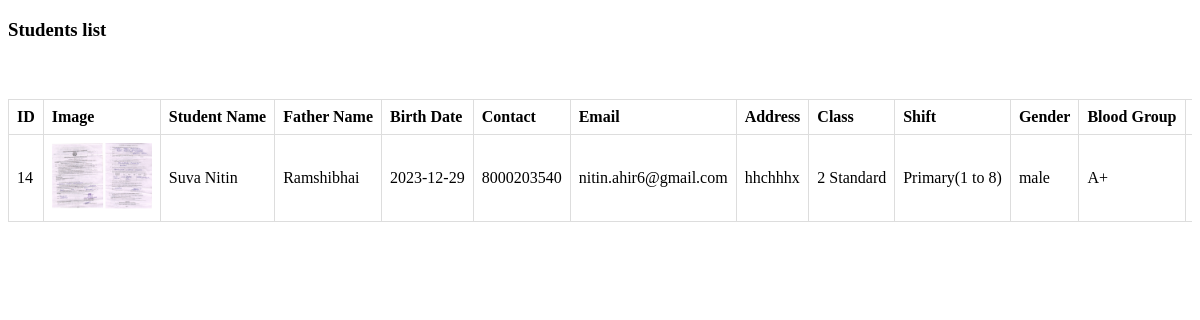
The page /get_student_info.php?email=nitin.ahir6@gmail.com on the database its author committed.
### tables this page shows
CREATE TABLE `student` (
  `id` int(11) NOT NULL,
  `sname` varchar(200) NOT NULL,
  `gname` varchar(200) NOT NULL,
  `birth_data` varchar(15) NOT NULL,
  `contact` varchar(50) NOT NULL,
  `email` varchar(100) NOT NULL,
  `address` varchar(2000) NOT NULL,
  `class` varchar(40) NOT NULL,
  `shift` varchar(250) NOT NULL,
  `gender` varchar(10) NOT NULL,
  `blgroup` varchar(5) NOT NULL,
  `District` varchar(20) NOT NULL,
  `State` varchar(20) NOT NULL,
  `Pincode` varchar(10) NOT NULL,
  `Caste` varchar(11) NOT NULL,
  `photo_path` varchar(255) NOT NULL,
  `document_path` varchar(255) NOT NULL,
  `photo` blob DEFAULT NULL
);

### get_student_info.php (the view, shortened to what this page needs)
<!DOCTYPE html>
<html lang="en">
<head>
</head>
<body>
<div class="section-title">
    <h3>Students list</h3>
</div>
<div class="scroll-table">
    <table class="table">
<?php
$cn = mysqli_connect("localhost", "root", "", "db_admission");
if (isset($_GET['email'])) {
    $email = mysqli_real_escape_string($cn, $_GET['email']);
    $sql = "SELECT * FROM student WHERE email = '$email'";
    $result = mysqli_query($cn, $sql);
    print '<table class="table">';
    print '<thead><tr><th>ID</th><th>Image</th><th>Student Name</th><th>Father Name</th><th>Birth Date</th><th>Contact</th><th>Email</th><th>Address</th><th>Class</th><th>Shift</th><th>Gender</th><th>Blood Group</th><th>Caste</th><th>District</th><th>State</th><th>Pincode</th><th>Action</th></tr></thead>';
    print '<tbody>';
        while($row = mysqli_fetch_assoc($result))
        {    $imagePath = ''.$row["photo_path"];
             print '<tr>';
             print '<td >'.htmlentities($row["id"]).'</td>';
        print '<td><img src="' . $imagePath . '" alt="Student Photo" style="width:100px;"></td>';
             print '<td >'.htmlentities($row["sname"]).'</td>';
             print '<td>'.htmlentities($row["gname"]).'</td>';
        print '<td>'.htmlentities($row["birth_data"]).'</td>';
             print '<td>'.htmlentities($row["contact"]).'</td>';
             print '<td>'.htmlentities($row["email"]).'</td>';
             print '<td >'.htmlentities($row["address"]).'</td>';
             print '<td>'.htmlentities($row["class"]).'</td>';
             print '<td>'.htmlentities($row["shift"]).'</td>';
             print '<td>'.htmlentities($row["gender"]).'</td>';
             print '<td>'.htmlentities($row["blgroup"]).'</td>';
             print '<td>'.htmlentities($row["District"]).'</td>';
        print '</tr>';
        }
        print '</tbody></table>';
} else {
    echo 'Invalid request.';
}
?>
</body>
</html>

### get_student_info.php (style rules this page uses)
table { width: 100%; border-collapse: collapse; margin-top: 20px; }
th, td { border: 1px solid #dddddd; text-align: left; padding: 8px; white-space: nowrap; overflow: hidden; text-overflow: ellipsis; }
th:nth-child(1), td:nth-child(1) { width: 5%; }
th:nth-child(2), td:nth-child(2) { width: 15%; }
.scroll-table { max-height: 300px; overflow: auto; }

### rows shown on the page
student: id "14", photo_path (picture), sname "Suva Nitin", gname "Ramshibhai", birth_data "2023-12-29", contact "8000203540", email "nitin.ahir6@gmail.com", address "hhchhhx", class "2 Standard", shift "Primary(1 to 8)", gender "male", blgroup "A+"
